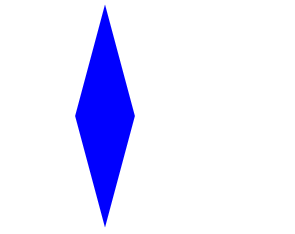
#> input picture img/rhombus.png, 295 x 234 px
$ python contours.py
#> lines starting #> are read from the running program, lines starting #| are printed output that depends on the picture; after the words box and inside, x2 and y2 are one past the last pixel; in counts of white or black regions, pixels touching at a corner belong together; long printed decimals are rounded
import cv2
import numpy as np

def drawShape(src,points):
    i=0
    while i < len(points):
        if i == len(points) - 1:
            cv2.line(src, points[i][0], points[0][0], (0, 0, 255), 2)
        else:
            cv2.line(src, points[i][0], points[i + 1][0], (0, 0, 255), 2)
        i += 1


if __name__ == '__main__':
    #img = cv2.imread('./img/hand.jpeg')

    img = cv2.imread('./img/rhombus.png')
#> img is the input picture: shape (234, 295, 3); mean B, G, R 255, 230.4, 230.4

    #单通道
    gray = cv2.cvtColor(img, cv2.COLOR_BGR2GRAY)
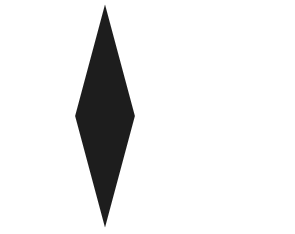
#> gray: shape (234, 295); min 29, max 255, mean 233.2
    #二值化
    ret, binary = cv2.threshold(gray, 150, 255, cv2.THRESH_BINARY )
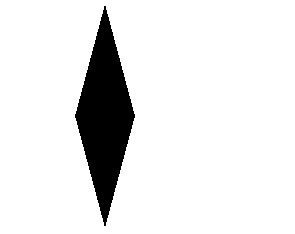
#> binary: shape (234, 295); 90.3% white; 1 black region

    #轮廓查找
    contours, hierarchy = cv2.findContours(binary, cv2.RETR_LIST, cv2.CHAIN_APPROX_SIMPLE)
#> contours = 2 contours; box (x1, y1, x2, y2) and area: (0, 0, 295, 234) 68502, (74, 5, 136, 227) 6905

    #绘制轮廓
    #cv2.drawContours(img, contours, -1, (0, 0, 255), 2)

    #轮廓面积
    area = cv2.contourArea(contours[0])
#> area = 6905
    print(area)
#| 6905.0

    #轮廓周长
    peri = cv2.arcLength(contours[0], True)
#> peri = 493.7

    print(peri)
#| 493.706

    # 多边形逼近
    approx = cv2.approxPolyDP(contours[0], 20, True)
#> approx = [[104, 5], [135, 114], [105, 226], [74, 117]]

    drawShape(img, approx)
#> the loop in drawShape, `while i < len(points):` made 4 passes
#> after the loop in drawShape, `while i < len(points):`: i = 4

    #最小外接矩阵
    rect = cv2.minAreaRect(contours[0])
#> rect = ((104.5, 115.5), (59.71, 213.8), -14.93)
    box = cv2.boxPoints(rect)
#> box = [[103.2, 226.5], [48.11, 19.9], [105.8, 4.52], [160.9, 211.1]]
    box = np.intp(box)
#> box = [[103, 226], [48, 19], [105, 4], [160, 211]]
    cv2.drawContours(img, [box],0,(0,255,0),2)

    #最大外接矩阵
    x,y,w,h = cv2.boundingRect(contours[0])
#> x = 74; y = 5; w = 62; h = 222
    cv2.rectangle(img,(x,y),(x+w,y+h),(0,0,255),2)
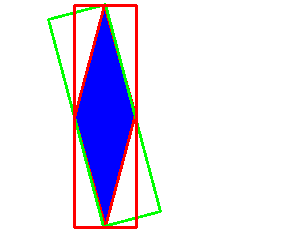
#> img: shape (234, 295, 3); mean B, G, R 240.6, 223.4, 227.3


    cv2.imshow('img', img)

   # cv2.imshow('binary', binary)


    cv2.waitKey(0)

$ run again, with img/hand.jpeg saved as img/rhombus.png
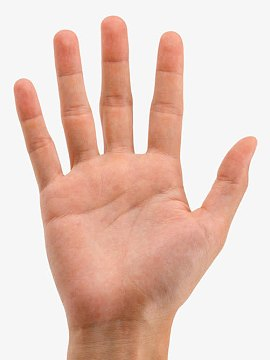
#> input picture img/hand.jpeg, 270 x 360 px
#> img is the input picture: shape (360, 270, 3); mean B, G, R 190, 201.3, 230.3
#> `gray = cv2.cvtColor(img, cv2.COLOR_BGR2GRAY)`:
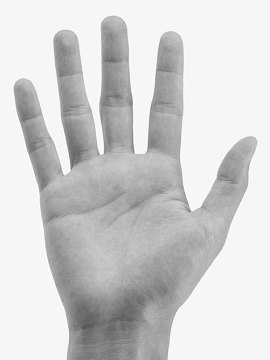
#> gray: shape (360, 270); min 86, max 255, mean 208.7
#> `ret, binary = cv2.threshold(gray, 150, 255, cv2.THRESH_BINARY )`:
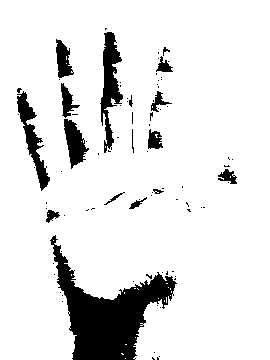
#> binary: shape (360, 270); 88.9% white; 88 black regions (71 under 20 px)
#> contours = 127 contours, 106 with area under 20; largest, box (x1, y1, x2, y2) and area: (0, 0, 270, 360) 90279, (99, 31, 124, 154) 1464, (16, 90, 51, 192) 1112, (63, 118, 90, 170) 738, (55, 38, 75, 79) 478
#> area = 2
#| 2.0
#> peri = 5.66
#| 5.657
#> approx = [[134, 358]]
#> the loop in drawShape, `while i < len(points):` made 1 pass
#> i on pass 1: 1
#> after the loop in drawShape, `while i < len(points):`: i = 1
#> rect = ((135, 358), (1.41, 1.41), -45)
#> box = [[135, 359], [134, 358], [135, 357], [136, 358]]
#> x = 134; y = 357; w = 3

$ run again, with img/triangle.png copied over img/rhombus.png
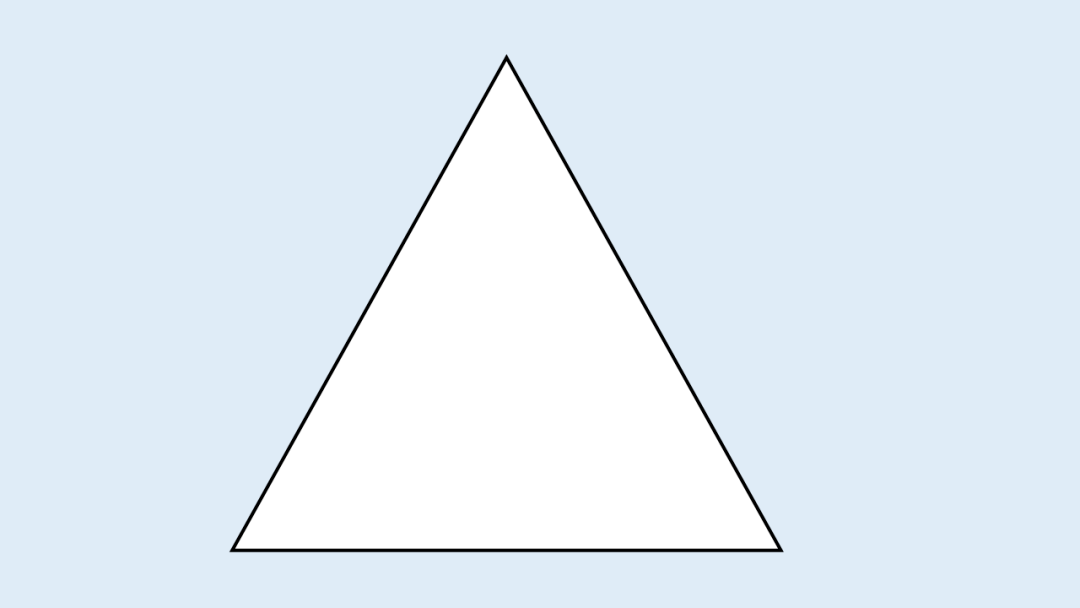
#> input picture img/triangle.png, 1080 x 608 px
#> img is the input picture: shape (608, 1080, 3); mean B, G, R 246.5, 237.8, 227.5
#> binary: shape (608, 1080); 99.1% white; 1 black region
#> contours = 3 contours; box (x1, y1, x2, y2) and area: (0, 0, 1080, 608) 654953, (229, 53, 784, 553) 138996, (236, 62, 777, 549) 131678
#> area = 131678
#| 131678.0
#> peri = 1735.7
#| 1735.675
#> approx = [[506, 62], [236, 548], [776, 548]]
#> the loop in drawShape, `while i < len(points):` made 3 passes
#> after the loop in drawShape, `while i < len(points):`: i = 3
#> rect = ((506, 305), (486, 540), -90)
#> box = [[776, 548], [236, 548], [236, 62], [776, 62]]
#> x = 236; y = 62; w = 541; h = 487
#> `cv2.rectangle(img,(x,y),(x+w,y+h),(0,0,255),2)`:
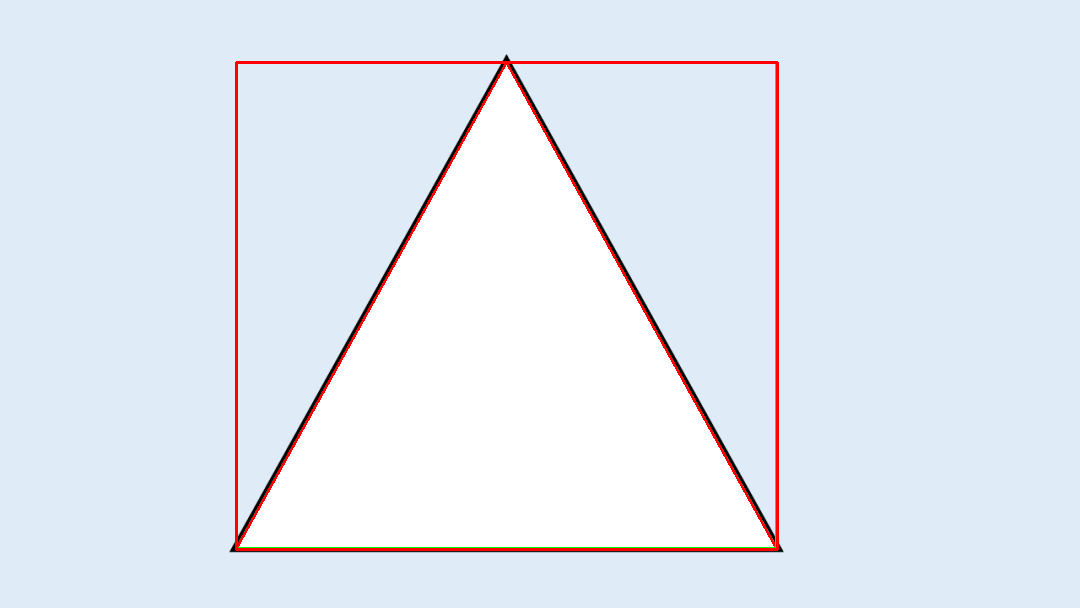
#> img: shape (608, 1080, 3); mean B, G, R 243.4, 235.2, 228
